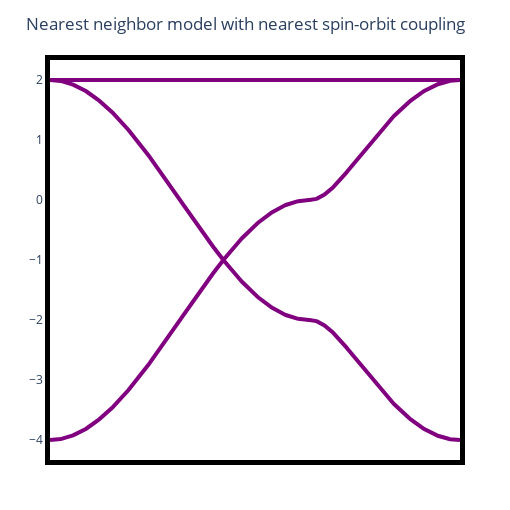

Notebook cell for this chart:
### Code cell
let t1 = -1.0, u1 = 0.0, t2 = 0.0, u2 = 0.0
    p = Params(t1 = t1, u1 = u1, t2 = t2, u2 = u2)
    plot_simple_kagome_bands(p = p, seedname = "complex_nn_soc_1", title = "Nearest neighbor model with nearest spin-orbit coupling")
end

### Figure 1 — Plotly figure (JSON) as saved in the notebook; plotly's stock layout.template omitted (floating-point values rounded to 4 significant figures; data arrays with more than 128 entries replaced by an {"elided": "..."} marker saying what was removed)
{"data": [{"line": {"color": "purple", "width": 4}, "mode": "lines", "type": "scatter", "x": {"elided": "500 int values"}, "y": {"elided": "500 float values"}}, {"line": {"color": "purple", "width": 4}, "mode": "lines", "type": "scatter", "x": {"elided": "500 int values"}, "y": {"elided": "500 float values"}}, {"line": {"color": "purple", "width": 4}, "mode": "lines", "type": "scatter", "x": {"elided": "500 int values"}, "y": {"elided": "500 float values"}}], "layout": {"height": 510, "margin": {"b": 50, "l": 50, "r": 50, "t": 60}, "plot_bgcolor": "rgba(0,0,0,0)", "showlegend": false, "title": "Nearest neighbor model with nearest spin-orbit coupling", "width": 510, "xaxis": {"linecolor": "black", "linewidth": 5, "mirror": true, "showgrid": true, "showline": true, "showticklabels": false}, "yaxis": {"linecolor": "black", "linewidth": 5, "mirror": true, "showgrid": true, "showline": true, "showticklabels": true}}}
